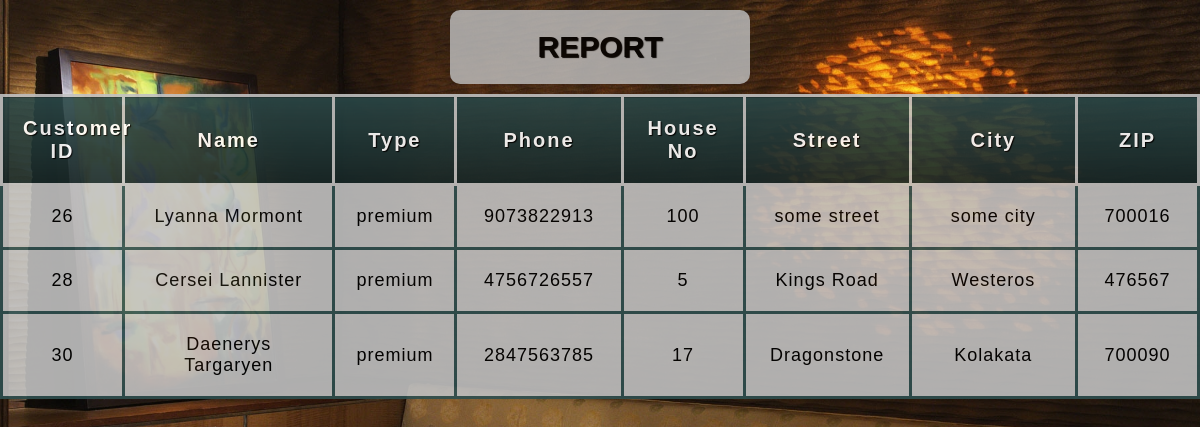
The page /query/query3.php on the database its author committed.
### tables this page shows
CREATE TABLE `address` (
  `cid` int(10) NOT NULL,
  `house_no` int(10) NOT NULL,
  `street` varchar(100) NOT NULL,
  `city` varchar(50) NOT NULL,
  `zip` int(10) NOT NULL
);

CREATE TABLE `customer` (
  `cid` int(10) NOT NULL,
  `name` varchar(50) NOT NULL,
  `ctype` varchar(50) NOT NULL,
  `phone` varchar(15) NOT NULL,
  `dob` date NOT NULL
);

### query/query3.php (the view, shortened to what this page needs)
<!DOCTYPE html>
<html>
<head>
	<link rel='stylesheet' type='text/css' href="css/query3_styles.css">
</head>
<body>
<?php
$servername = "localhost";
$username="root";
$password="";
$dbname="restaurant";
$conn = new mysqli($servername, $username, $password, $dbname);
$sql = "SELECT c.cid,c.name,c.ctype,c.phone,a.house_no,a.street,a.city,a.zip
FROM customer c, address a
WHERE c.ctype='premium' AND c.cid=a.cid";
$result = $conn->query($sql);
echo "<table>
			<caption>REPORT</caption>
			<thead>
			<tr>
				<th scope='col'>Customer ID</th>
				<th scope='col'>Name</th>
				<th scope='col'>Type</th>
				<th scope='col'>Phone</th>
				<th scope='col'>House No</th>
				<th scope='col'>Street</th>
				<th scope='col'>City</th>
				<th scope='col'>ZIP</th>
			</tr>
		</thead>
		<tbody>";
if($result->num_rows > 0){
	while($row = mysqli_fetch_array($result)) {
		 echo "<tr>
    	 			<td>".$row["cid"]."</td>
    	 			<td>".$row["name"]."</td>
    	 			<td>".$row["ctype"]."</td>
    	 			<td>".$row["phone"]."</td>
    	 			<td>".$row["house_no"]."</td>
    	 			<td>".$row["street"]."</td>
    	 			<td>".$row["city"]."</td>
    	 			<td>".$row["zip"]."</td>
    	 		</tr>";
	}
}
else {
}
echo "</tbody></table>";
?>

### query/css/query3_styles.css (style rules this page uses)
body { margin: 0; padding: 0; background: url(restaurant.jpg) no-repeat center center fixed; background-size: cover; font-family: sans-serif; }
table { table-layout: fixed; width: 100%; border-collapse: collapse; font-size: 18px; background-color: silver; opacity: 0.9; border-radius: 10px; }
thead th:nth-child(1) { width: 10%; }
thead th:nth-child(2) { width: 20%; }
thead th:nth-child(3) { width: 10%; }
thead th:nth-child(4) { width: 15%; }
thead th:nth-child(5) { width: 10%; }
thead th:nth-child(6) { width: 15%; }
thead th:nth-child(7) { width: 15%; }
thead th:nth-child(8) { width: 10%; }
caption { width: 25%; margin-left: 37.5%; padding-top: 20px; padding-bottom: 20px; background-color: silver; font-size: 30px; font-weight: bold; text-shadow: 1px 1px 1px black; border-radius: 10px; margin-bottom: 10px; margin-top: 10px; opacity: 0.9; }
th, td { padding: 20px; }
th { letter-spacing: 2px; font-size: 20px; }
td { letter-spacing: 1px; }
tbody td, th { text-align: center; border: 3px solid darkslategray; }
thead { background-color: darkslategray; color: white; text-shadow: 1px 1px 1px black; }
thead th { background: linear-gradient(to bottom, rgba(0,0,0,0.1), rgba(0,0,0,0.5)); border: 3px solid silver; }

### rows shown on the page
address: cid.cid "26", cid.name "Lyanna Mormont", cid.ctype "premium", cid.phone "9073822913", house_no "100", street "some street", city "some city", zip "700016"
address: cid.cid "28", cid.name "Cersei Lannister", cid.ctype "premium", cid.phone "4756726557", house_no "5", street "Kings Road", city "Westeros", zip "476567"
address: cid.cid "30", cid.name "Daenerys Targaryen", cid.ctype "premium", cid.phone "2847563785", house_no "17", street "Dragonstone", city "Kolakata", zip "700090"
